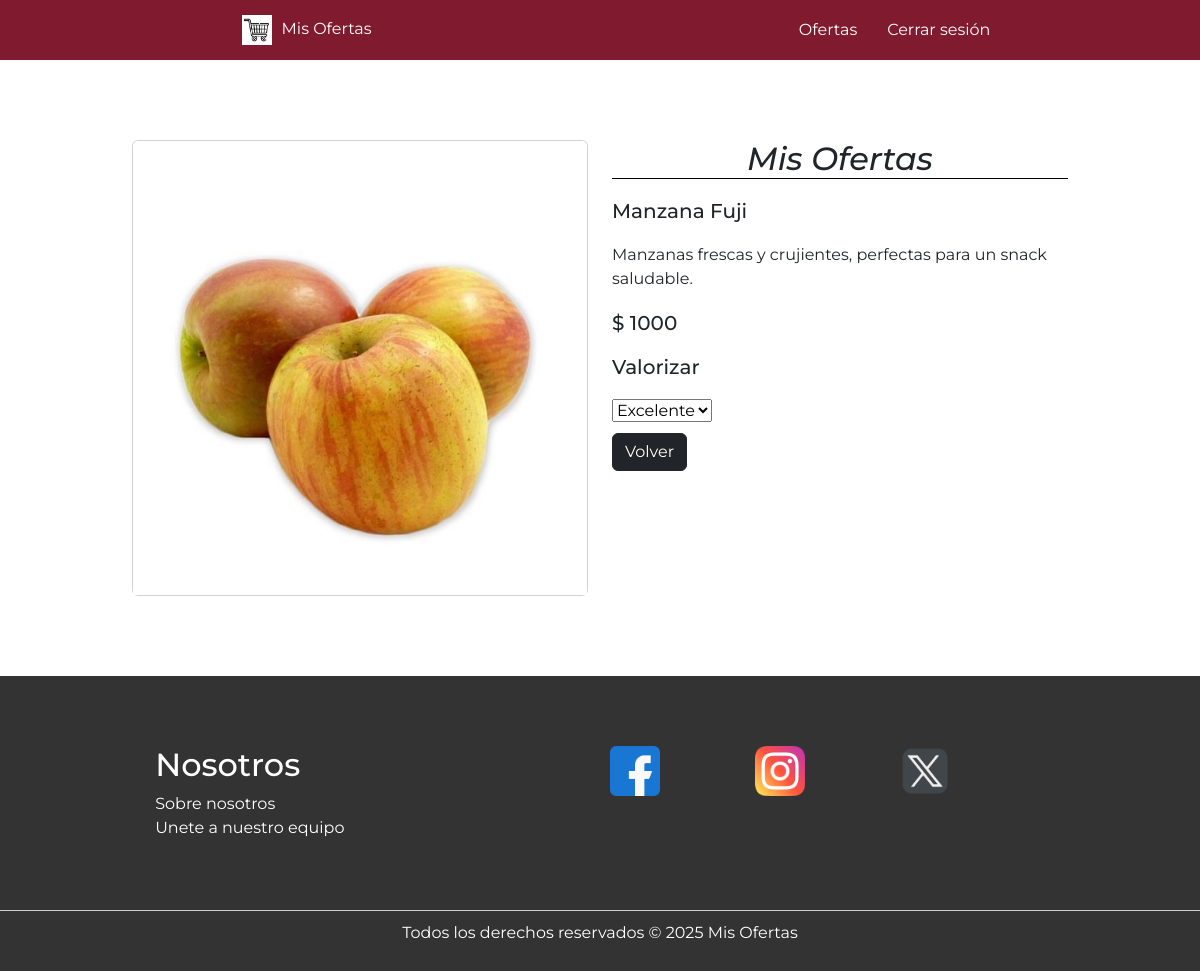
Screenshot of /product/1/ (signed in) with the database file from the repository.
### app1_mis_ofertas/models.py (models this page shows, shortened)
class Producto(models.Model):
    nombre = models.CharField(max_length=50)
    descripcion = models.TextField()
    precio = models.IntegerField()
    imagen = models.ImageField(upload_to='img')

### app1_mis_ofertas/views.py (the view)
# urls.py: path('product/<int:id>/', views.product, name='product'),
@login_required
def product(request, id):
    producto = Producto.objects.get(id=id)
    return render(request, 'product.html',{
        'producto': producto
    })

### app1_mis_ofertas/templates/product.html (shortened to what this page needs)
{% extends "base.html" %}
{% load static %}
{% block content %}
    <div class="row center">
        <div class="col-md-6 col-xs-12">
            <div class="card">
                <img src="{{producto.imagen.url}}" class="card-img-top img-publicar" alt="">
            </div>
        </div>
        <div class="col-md-6 col-xs-12">
            <h2 class="margin" style="font-style:italic; border-bottom: 1px solid black; text-align:center;">Mis Ofertas</h2>
            <div class="card-body">
                <h5 class="card-title margin">{{producto.nombre}}</h5>
                <p class="card-text margin">{{producto.descripcion}}</p>
                <h5 class="card-title margin">$ {{producto.precio}}</h5>
            </div>
            <div>
                <h5 class="card-title margin" style="margin-top: 10px;">Valorizar</h5>
                <select name="" id="">
                    <option value="">Excelente</option>
                </select>
            </div>
            <a style="margin-top: 10px;" href="{% url 'home' %}" class="btn btn-dark">Volver</a>
        </div>
    </div>
{% endblock %}

### app1_mis_ofertas/static/css/style.css (style rules this page uses)
* { font-family: "Montserrat"; }
.center { width: 80%; margin:auto; margin-top: 80px; margin-bottom: 80px; }
.margin { margin-bottom: 20px; }

### rows the page displays
Producto: imagen (picture), nombre "Manzana Fuji", descripcion "Manzanas frescas y crujientes, perfectas para un snack saludable.", precio "1000"
